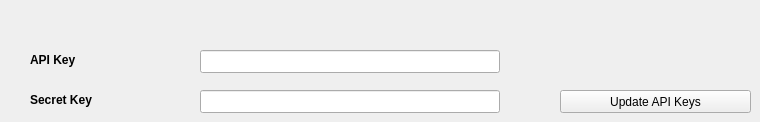
   <widget class="QWidget" name="ApiSettings">
    <attribute name="title">
     <string>Settings</string>
    </attribute>
    <widget class="QLineEdit" name="ApiKeyInput">
     <property name="geometry">
      <rect>
       <x>200</x>
       <y>50</y>
       <width>300</width>
       <height>23</height>
      </rect>
     </property>
     <property name="text">
      <string/>
     </property>
    </widget>
    <widget class="QLabel" name="label">
     <property name="geometry">
      <rect>
       <x>30</x>
       <y>90</y>
       <width>71</width>
       <height>20</height>
      </rect>
     </property>
     <property name="font">
      <font>
       <weight>75</weight>
       <bold>true</bold>
      </font>
     </property>
     <property name="text">
      <string>Secret Key</string>
     </property>
    </widget>
    <widget class="QLabel" name="label_2">
     <property name="geometry">
      <rect>
       <x>30</x>
       <y>50</y>
       <width>51</width>
       <height>20</height>
      </rect>
     </property>
     <property name="font">
      <font>
       <weight>75</weight>
       <bold>true</bold>
      </font>
     </property>
     <property name="text">
      <string>API Key</string>
     </property>
    </widget>
    <widget class="QLineEdit" name="SecretKeyInput">
     <property name="geometry">
      <rect>
       <x>200</x>
       <y>90</y>
       <width>300</width>
       <height>23</height>
      </rect>
     </property>
    </widget>
    <widget class="QPushButton" name="UpdateKeys">
     <property name="geometry">
      <rect>
       <x>560</x>
       <y>90</y>
       <width>191</width>
       <height>23</height>
      </rect>
     </property>
     <property name="text">
      <string>Update API Keys</string>
     </property>
    </widget>
    <zorder>label</zorder>
    <zorder>ApiKeyInput</zorder>
    <zorder>label_2</zorder>
    <zorder>SecretKeyInput</zorder>
    <zorder>UpdateKeys</zorder>
   </widget>
